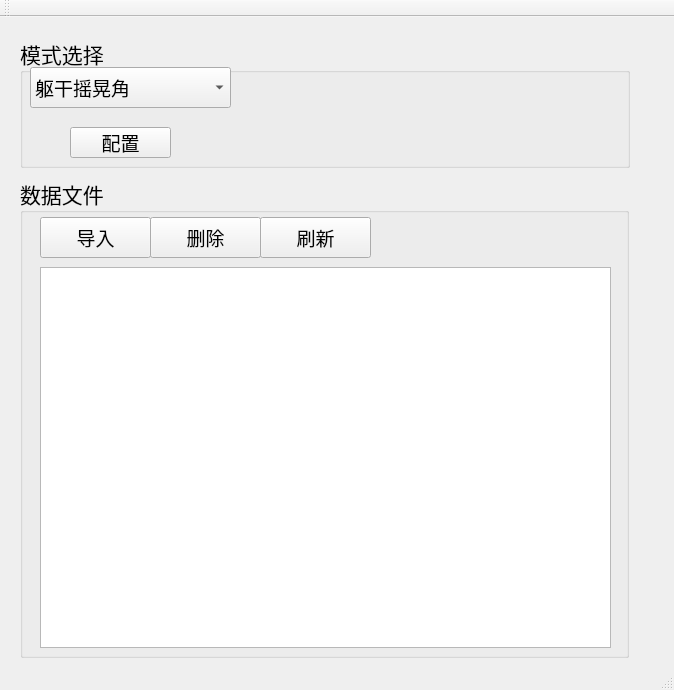
<?xml version="1.0" encoding="UTF-8"?>
<ui version="4.0">
 <class>MainWindow</class>
 <widget class="QMainWindow" name="MainWindow">
  <property name="geometry">
   <rect>
    <x>0</x>
    <y>0</y>
    <width>674</width>
    <height>690</height>
   </rect>
  </property>
  <property name="windowTitle">
   <string>MainWindow</string>
  </property>
  <widget class="QWidget" name="centralWidget">
   <widget class="QGroupBox" name="groupBox">
    <property name="geometry">
     <rect>
      <x>20</x>
      <y>20</y>
      <width>610</width>
      <height>131</height>
     </rect>
    </property>
    <property name="sizePolicy">
     <sizepolicy hsizetype="Expanding" vsizetype="Expanding">
      <horstretch>0</horstretch>
      <verstretch>0</verstretch>
     </sizepolicy>
    </property>
    <property name="font">
     <font>
      <family>新宋体</family>
      <pointsize>16</pointsize>
     </font>
    </property>
    <property name="title">
     <string>模式选择</string>
    </property>
    <widget class="QComboBox" name="Mode">
     <property name="geometry">
      <rect>
       <x>10</x>
       <y>30</y>
       <width>201</width>
       <height>41</height>
      </rect>
     </property>
     <property name="font">
      <font>
       <family>新宋体</family>
       <pointsize>14</pointsize>
       <weight>50</weight>
       <bold>false</bold>
      </font>
     </property>
     <item>
      <property name="text">
       <string>躯干摇晃角</string>
      </property>
     </item>
     <item>
      <property name="text">
       <string>足偏角</string>
      </property>
     </item>
    </widget>
    <widget class="QPushButton" name="YES">
     <property name="geometry">
      <rect>
       <x>50</x>
       <y>90</y>
       <width>101</width>
       <height>31</height>
      </rect>
     </property>
     <property name="font">
      <font>
       <pointsize>14</pointsize>
      </font>
     </property>
     <property name="text">
      <string>配置</string>
     </property>
    </widget>
   </widget>
   <widget class="QGroupBox" name="groupBox_2">
    <property name="geometry">
     <rect>
      <x>20</x>
      <y>160</y>
      <width>609</width>
      <height>481</height>
     </rect>
    </property>
    <property name="sizePolicy">
     <sizepolicy hsizetype="Expanding" vsizetype="Expanding">
      <horstretch>0</horstretch>
      <verstretch>0</verstretch>
     </sizepolicy>
    </property>
    <property name="font">
     <font>
      <family>新宋体</family>
      <pointsize>16</pointsize>
     </font>
    </property>
    <property name="title">
     <string>数据文件</string>
    </property>
    <widget class="QPushButton" name="Delete">
     <property name="geometry">
      <rect>
       <x>130</x>
       <y>40</y>
       <width>111</width>
       <height>41</height>
      </rect>
     </property>
     <property name="font">
      <font>
       <family>新宋体</family>
       <pointsize>14</pointsize>
      </font>
     </property>
     <property name="text">
      <string>删除</string>
     </property>
    </widget>
    <widget class="QTableView" name="tableView">
     <property name="geometry">
      <rect>
       <x>20</x>
       <y>90</y>
       <width>571</width>
       <height>381</height>
      </rect>
     </property>
     <property name="sizePolicy">
      <sizepolicy hsizetype="Expanding" vsizetype="Expanding">
       <horstretch>0</horstretch>
       <verstretch>0</verstretch>
      </sizepolicy>
     </property>
     <property name="editTriggers">
      <set>QAbstractItemView::NoEditTriggers</set>
     </property>
    </widget>
    <widget class="QPushButton" name="Refresh">
     <property name="geometry">
      <rect>
       <x>240</x>
       <y>40</y>
       <width>111</width>
       <height>41</height>
      </rect>
     </property>
     <property name="font">
      <font>
       <family>新宋体</family>
       <pointsize>14</pointsize>
      </font>
     </property>
     <property name="text">
      <string>刷新</string>
     </property>
    </widget>
    <widget class="QPushButton" name="Import">
     <property name="geometry">
      <rect>
       <x>20</x>
       <y>40</y>
       <width>111</width>
       <height>41</height>
      </rect>
     </property>
     <property name="font">
      <font>
       <family>新宋体</family>
       <pointsize>14</pointsize>
      </font>
     </property>
     <property name="text">
      <string>导入</string>
     </property>
    </widget>
   </widget>
  </widget>
  <widget class="QMenuBar" name="menuBar">
   <property name="geometry">
    <rect>
     <x>0</x>
     <y>0</y>
     <width>674</width>
     <height>23</height>
    </rect>
   </property>
  </widget>
  <widget class="QToolBar" name="mainToolBar">
   <attribute name="toolBarArea">
    <enum>TopToolBarArea</enum>
   </attribute>
   <attribute name="toolBarBreak">
    <bool>false</bool>
   </attribute>
  </widget>
  <widget class="QStatusBar" name="statusBar"/>
 </widget>
 <layoutdefault spacing="6" margin="11"/>
 <resources/>
 <connections/>
</ui>
